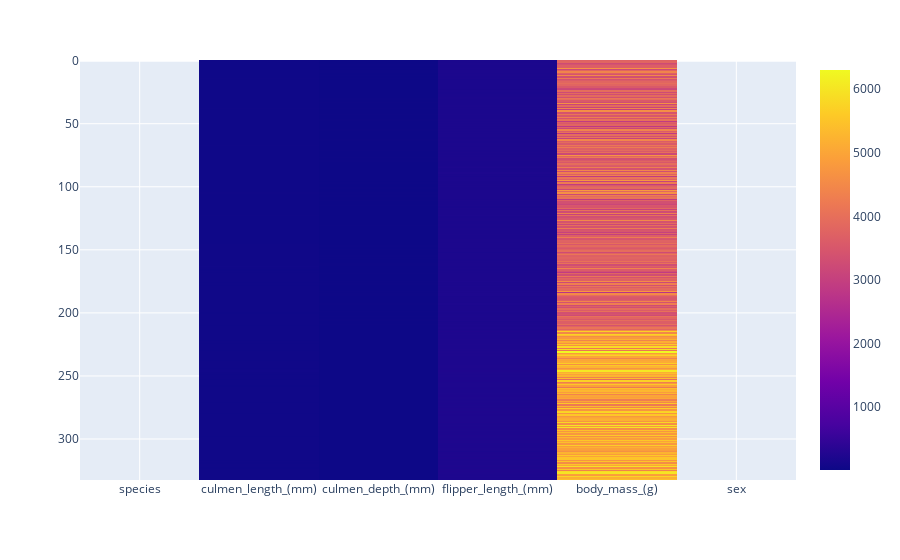

This figure's notebook cell:
### Code cell
#this one sucks as is, needs some polish
fig = px.imshow(df)
fig.show()

### Figure 1 — Plotly figure (JSON) as saved in the notebook; plotly's stock layout.template omitted (floating-point values rounded to 4 significant figures; data arrays with more than 128 entries replaced by an {"elided": "..."} marker saying what was removed)
{"data": [{"coloraxis": "coloraxis", "hovertemplate": "x: %{x}<br>y: %{y}<br>color: %{z}<extra></extra>", "name": "0", "type": "heatmap", "x": ["species", "culmen_length_(mm)", "culmen_depth_(mm)", "flipper_length_(mm)", "body_mass_(g)", "sex"], "xaxis": "x", "y": {"elided": "333 int values"}, "yaxis": "y", "z": {"elided": "333x6 mixed values"}}], "layout": {"coloraxis": {"colorscale": [[0, "#0d0887"], [0.1111, "#46039f"], [0.2222, "#7201a8"], [0.3333, "#9c179e"], [0.4444, "#bd3786"], [0.5556, "#d8576b"], [0.6667, "#ed7953"], [0.7778, "#fb9f3a"], [0.8889, "#fdca26"], [1, "#f0f921"]]}, "margin": {"t": 60}, "xaxis": {"anchor": "y", "constrain": "domain", "domain": [0, 1], "scaleanchor": "y"}, "yaxis": {"anchor": "x", "autorange": "reversed", "constrain": "domain", "domain": [0, 1]}}}
